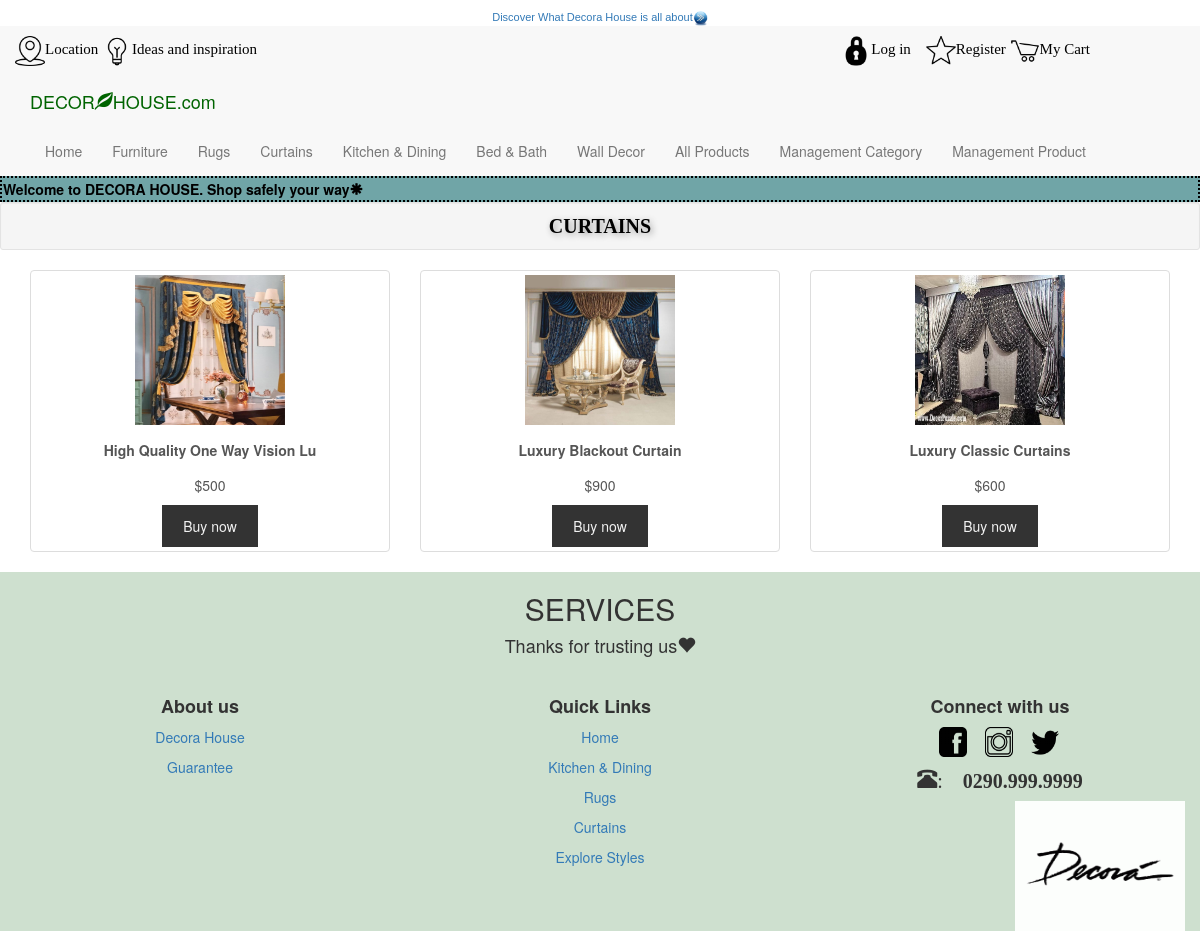
The app's page /?page=curtains with its own data.
### tables this page shows
CREATE TABLE `product` (
  `Product_ID` varchar(10) NOT NULL,
  `Product_Name` varchar(30) NOT NULL,
  `Price` bigint(20) NOT NULL,
  `oldPrice` decimal(12,2) NOT NULL,
  `SmallDesc` varchar(1000) NOT NULL,
  `DetailDesc` text NOT NULL,
  `ProDate` datetime NOT NULL,
  `Pro_qty` int(11) NOT NULL,
  `Pro_image` varchar(200) NOT NULL,
  `Cat_ID` varchar(10) NOT NULL
);

### Curtains.php (the view, shortened to what this page needs)
<div class="well well-sm" id="best_seller">CURTAINS</div>
<div class="bg-1">
  <div class="container">
    <div class="row text-center">
      <?php
        $result = mysqli_query($conn, "SELECT * FROM product where Cat_ID ='C003'");
          while($row = mysqli_fetch_array($result, MYSQLI_ASSOC)){
      ?>
        <div class="col-sm-4">
          <div class="thumbnail">
            <img id="furniture" src="images/<?php echo $row['Pro_image']?>">
            <p><strong><?php echo $row['Product_Name']?></strong></p>
            <p>$<?php echo $row['Price']?></p>
            <button class="btn">Buy now</button>
          </div>
        </div>
      <?php
        }
      ?>
    </div>
  </div>
</div>

### format.css (style rules this page uses)
.thumbnail p { margin-top: 15px; color: #555; }
.thumbnail img { width: 250px; height: 160px; transition: width 2s, height 2s, box-shadow 2s; -o-transition: width 2s, height 2s, box-shadow 2s; -ms-transition: width 2s, height 2s, box-shadow 2s; -moz-transition: width 2s, height 2s, box-shadow 2s; -webkit-transition: width 2s, height 2s, box-shadow 2s;; }
.btn { padding: 10px 20px; background-color: #333; color: #f1f1f1; border-radius: 0; transition: .2s; }
#best_seller { text-align: center; text-shadow: 2px 2px 6px #999; font-weight: bold; font-family: Georgia; color: rgb(0, 0, 0); font-size: 20px; }
#furniture { width: 150px; height: 150px; }

### records on screen
product: Pro_image (picture), Product_Name "High Quality One Way Vision Lu", Price "500"
product: Pro_image (picture), Product_Name "Luxury Blackout Curtain", Price "900"
product: Pro_image (picture), Product_Name "Luxury Classic Curtains", Price "600"
